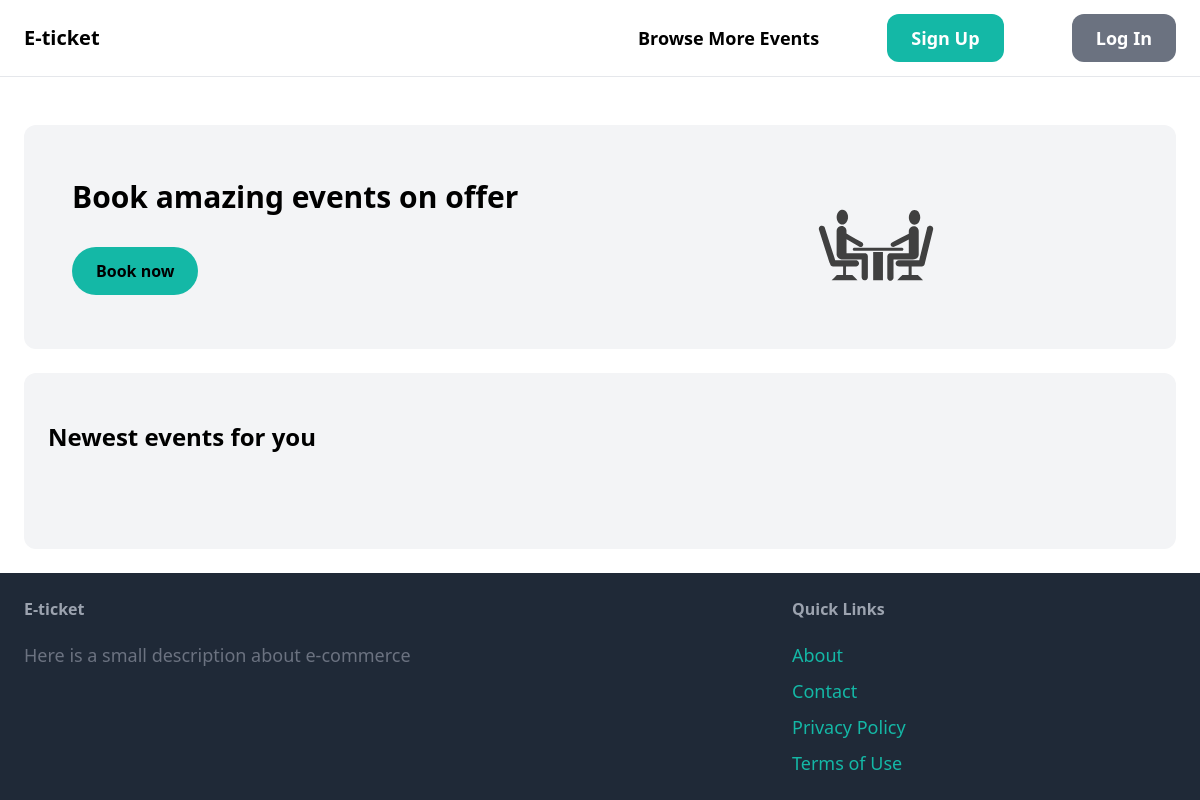
The app's page /, older data.
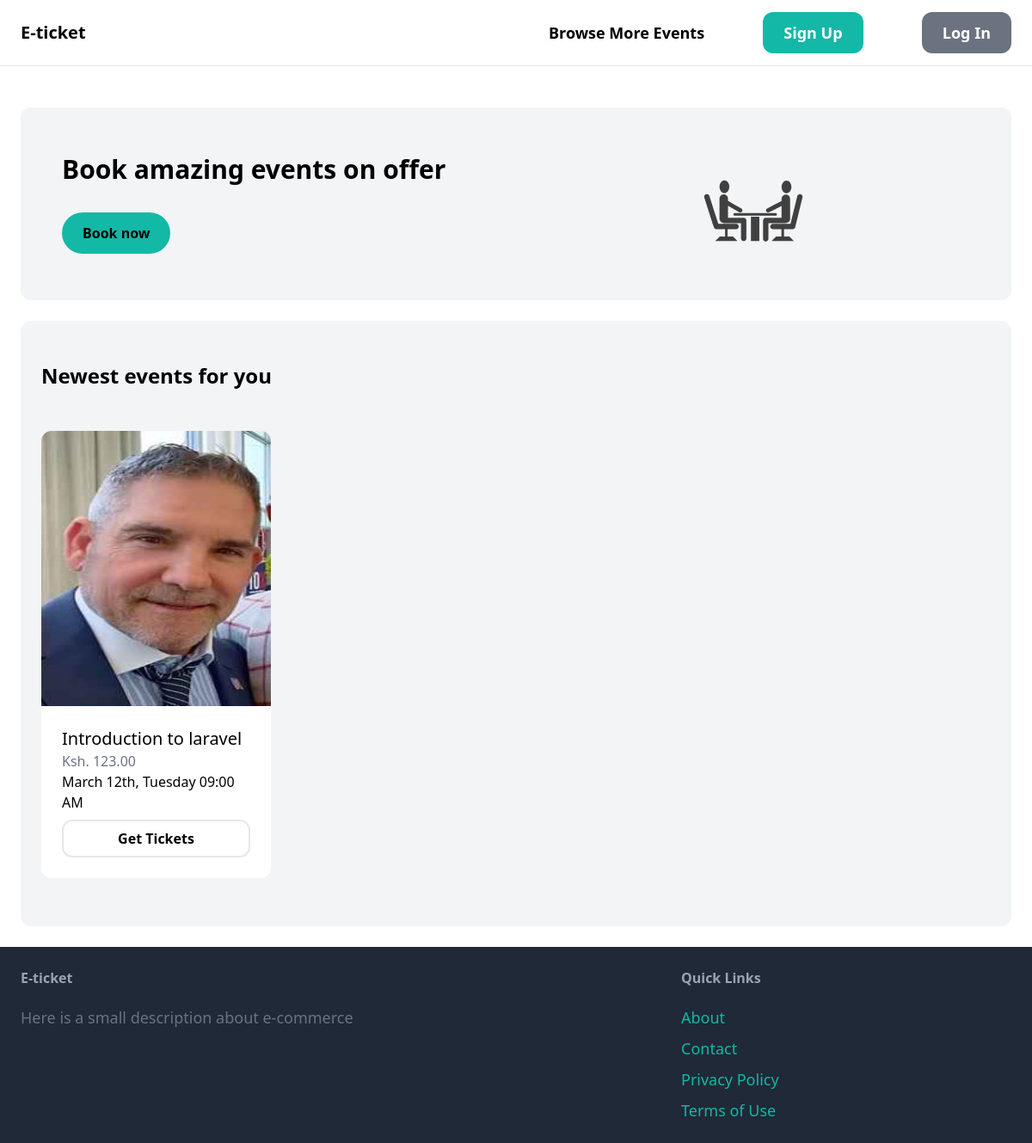
The same page, newer data.
### apps/event/models.py (models this page shows, shortened)
class Event(models.Model):
    category = models.ForeignKey(
        Category, related_name="events", on_delete=models.CASCADE
    )
    title = models.CharField(max_length=255)
    description = models.TextField(blank=True, null=True)
    price = models.FloatField()
    image = models.ImageField(upload_to="event_images", null=True, blank=True)
    is_sold = models.BooleanField(default=False)
    added_by = models.ForeignKey(User, related_name="events", on_delete=models.CASCADE)
    added_at = models.DateTimeField(auto_now_add=True)

### apps/core/views.py (the view)
# urls.py: path("", views.index, name="index"),
def index(request):
    events = Event.objects.filter(is_sold=False)[0:8]
    categories = Category.objects.all()
    return render(
        request, "core/index.html", {"categories": categories, "items": events}
    )

### apps/core/templates/core/index.html (shortened to what this page needs)
{% extends "core/base.html" %} {% block title %}Welcome{% endblock title %}
{%block content %}
<div class="mt-6 px-6 py-12 bg-gray-100 rounded-xl">
  <div class="grid grid-cols-2 items-center">
    <div class="px-6">
      <div>
        <h2 class="text-3xl font-bold">Book amazing events on offer</h2>
      </div>
      <div class="mt-8">
        <button class="font-bold bg-teal-500 hover:bg-teal-700 hover:text-white px-6 py-3 rounded-full">
          Book now
        </button>
      </div>
    </div>
    <div class="mx-auto">
      {% load static %}
      <img
        class="h-32 w-32"
        src="{% static 'assets/interview.svg' %}"
        alt="Home image"
      />
    </div>
  </div>
</div>
<div class="mt-6 px-6 py-12 bg-gray-100 rounded-xl">
  <h2 class="mb-12 text-2xl font-bold">Newest events for you</h2>
  <div class="grid md:grid-cols-4 gap-3">
    {% for item in items %}
    <div class="mb-2">
      <a href='{% url "item:detail" item.id %}'>
        <div class="">
          <img
            src="{{ item.image.url }}"
            alt="item image"
            class="rounded-t-xl md:h-80 h-[40vh] mx-auto w-full"
          />
        </div>
        <div class="p-6 bg-white rounded-b-xl">
          <div><h2 class="text-xl">{{item.title}}</h2></div>
          <div><p class="text-gray-500">Ksh. {{item.price}}0</p></div>
          <div>March 12th, Tuesday 09:00 AM</div>
          <div>
            <button
              class="p-2 mt-2 rounded-xl border-2 w-full hover:bg-teal-500 font-semibold border-black-500"
            >
              Get Tickets
            </button>
          </div>
        </div>
      </a>
    </div>
    {% endfor %}
  </div>
</div>
{% endblock content %}

Row changes from the older to the newer data that the page shows:
added Event: image (picture), title "Introduction to laravel", price "123.0"
